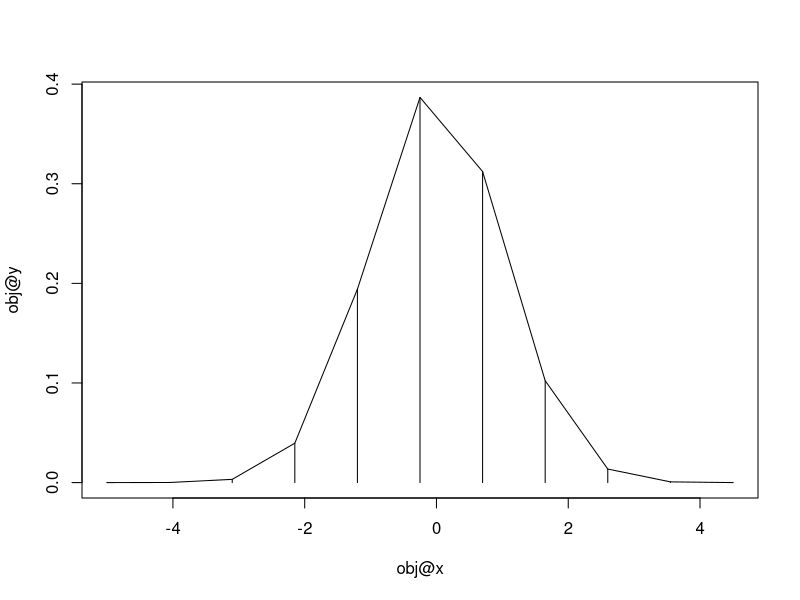

Reproduce this figure in R. (Note: this script raises an error after producing the figure.)


## Set up the class definitions
setClass(Class="Trapezoid",
         representation=representation(
          x="numeric",
          y="numeric",
          answer="numeric"
         ),
         prototype = prototype(
           x = c(),
           y = c(),
           answer=c()
         ))

setMethod("initialize", "Trapezoid", 
          function(.Object, ...){
            value=callNextMethod()
            return(value)
          }
) 

## Set up the class definitions
setClass(Class="Simpson",
         representation=representation(
           x="numeric",
           y="numeric",
           answer="numeric"
         ),
         prototype = prototype(
           x = c(),
           y = c(),
           answer=c()
         ))

setMethod("initialize", "Simpson", 
          function(.Object, ...){
            value=callNextMethod()
            return(value)
          }
) 


integrateIt<-function(x, y, a, b, rule="Trap"){
  ## Do the trapezoidal
  n<-length(x) # number of points
  if(rule=="Trap"){
    h<-(b-a)/(2*n) # calculate h. Put 2 in the denominator
    answer<-h*(2*sum(y[2:(n-1)])+y[1]+y[n]) # calculate the outcome
    out<-new("Trapezoid", x=x, y=y, answer=answer)
    }
  else {
    h<-(b-a)/(n*3) ## calculate h.  Put 3 in the denominator
    first<-y[1] ## first element
    last<-y[n] ## second element
    evens.sum<-sum(y[seq(2, n-1, by=2)]) ## every other elements excludign first and last
    odds.sum<-sum(y[seq(3, n-2, by=2)]) # the rest
    answer<-h*(first+4*evens.sum + 2*odds.sum + last) #calculate output
    out<-new("Simpson", x=x, y=y, answer=answer)
  }
}

setMethod("print", "Trapezoid",
          function(x){
            cat("Integration using trapezoidal method \n")
            cat(x@answer)
          }
          )

setMethod("print", "Simpson",
          function(x){
            cat("Integration using Simpson's method \n")
            cat(x@answer)
          }
)



## everything we need to plot the trapezoids
setMethod("plot", "Trapezoid", 
          function(x, y=NULL){
            obj<-x
            plot(obj@x, obj@y, type="l")
            segments(obj@x, obj@y, obj@x, 0)
          }
)





tryx<-seq(-5, 4.99, by=.95)
length(tryx)
tryy<-dnorm(tryx)

exampSimp<-integrateIt(tryx, tryy, -5, 5, rule="Simp")
exampTrap<-integrateIt(tryx, tryy, -5, 5, rule="Trap")
print(exampSimp)
print(exampTrap)
plot(exampTrap)

new("Trapezoid")


## code below is for plotting the parabolas
obj<-exampSimp

## extract all of the numbers we need
n<-length(obj$x)
u<-obj$x[seq(1, (n-2), by=2)]
fu<-obj$y[seq(1, (n-2), by=2)]
v<-obj$x[seq(2, (n-1), by=2)]
fv<-obj$y[seq(2, (n-1), by=2)]
w<-obj$x[seq(3, (n), by=2)]
fw<-obj$y[seq(3, (n), by=2)]


## write a subfunction to help keep all of the numbers straight
parabFun<-function(x, index=1, u, v, w, fu, fv, fw){
  firstPart<-fu[index]*(x -v[index])*(x-w[index])/((u[index]-v[index])*(u[index]-w[index]))
  secondPart<-fv[index]*(x -u[index])*(x-w[index])/((v[index]-u[index])*(v[index]-w[index]))
  thirdPart<- fw[index]*(x -u[index])*(x-v[index])/((w[index]-u[index])*(w[index]-v[index]))
  return(firstPart+secondPart+thirdPart)
}


## Make the plot
plot(obj$x, obj$y, pch=19, col="red")
segments(obj$x, obj$y, obj$x, 0)

for(i in 1:length(u)){
    plotX<-seq(u[i], w[i],length=100)
    plotY<-parabFun(plotX,index=i, u=u, v=v, w=w, fu=fu, fv=fv,fw=fw)
    lines(plotX, plotY)
}
